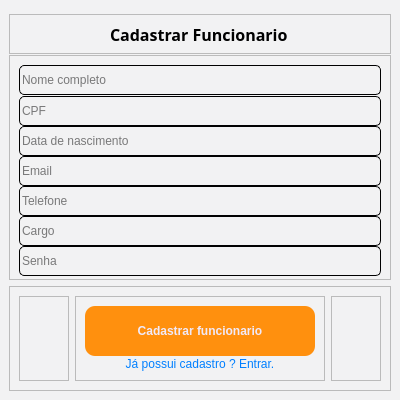
<?xml version="1.0" encoding="UTF-8"?>
<ui version="4.0">
 <class>MainWindow</class>
 <widget class="QMainWindow" name="MainWindow">
  <property name="geometry">
   <rect>
    <x>0</x>
    <y>0</y>
    <width>400</width>
    <height>400</height>
   </rect>
  </property>
  <property name="minimumSize">
   <size>
    <width>400</width>
    <height>400</height>
   </size>
  </property>
  <property name="maximumSize">
   <size>
    <width>400</width>
    <height>404</height>
   </size>
  </property>
  <property name="windowTitle">
   <string>MainWindow</string>
  </property>
  <property name="styleSheet">
   <string notr="true">background-color: rgb(242, 242, 243);</string>
  </property>
  <widget class="QWidget" name="centralwidget">
   <layout class="QVBoxLayout" name="verticalLayout">
    <item>
     <widget class="QFrame" name="login_cabecalho">
      <property name="minimumSize">
       <size>
        <width>0</width>
        <height>40</height>
       </size>
      </property>
      <property name="maximumSize">
       <size>
        <width>16777215</width>
        <height>30</height>
       </size>
      </property>
      <property name="frameShape">
       <enum>QFrame::StyledPanel</enum>
      </property>
      <property name="frameShadow">
       <enum>QFrame::Raised</enum>
      </property>
      <layout class="QHBoxLayout" name="horizontalLayout">
       <item>
        <widget class="QLabel" name="label">
         <property name="minimumSize">
          <size>
           <width>180</width>
           <height>0</height>
          </size>
         </property>
         <property name="maximumSize">
          <size>
           <width>100</width>
           <height>16777215</height>
          </size>
         </property>
         <property name="font">
          <font>
           <family>Noto Sans Georgian</family>
           <pointsize>12</pointsize>
           <weight>75</weight>
           <bold>true</bold>
          </font>
         </property>
         <property name="styleSheet">
          <string notr="true">QLabel{
text-align: center;
}</string>
         </property>
         <property name="text">
          <string>Cadastrar Funcionario</string>
         </property>
        </widget>
       </item>
      </layout>
     </widget>
    </item>
    <item>
     <widget class="QFrame" name="login_conteudo">
      <property name="maximumSize">
       <size>
        <width>16777215</width>
        <height>600</height>
       </size>
      </property>
      <property name="frameShape">
       <enum>QFrame::StyledPanel</enum>
      </property>
      <property name="frameShadow">
       <enum>QFrame::Raised</enum>
      </property>
      <layout class="QVBoxLayout" name="verticalLayout_3">
       <item>
        <widget class="QLineEdit" name="cadastro_lineEdit_nome_completo">
         <property name="minimumSize">
          <size>
           <width>0</width>
           <height>30</height>
          </size>
         </property>
         <property name="styleSheet">
          <string notr="true">border-width: 1px;
border-color: black;
border-style: solid;
display: inline-block;
border-radius: 5px;</string>
         </property>
         <property name="placeholderText">
          <string>Nome completo</string>
         </property>
        </widget>
       </item>
       <item>
        <widget class="QLineEdit" name="cadastro_lineEdit_cpf">
         <property name="minimumSize">
          <size>
           <width>0</width>
           <height>30</height>
          </size>
         </property>
         <property name="styleSheet">
          <string notr="true">border-width: 1px;
border-color: black;
border-style: solid;
display: inline-block;
border-radius: 5px;</string>
         </property>
         <property name="placeholderText">
          <string>CPF</string>
         </property>
        </widget>
       </item>
       <item>
        <widget class="QLineEdit" name="cadastro_lineEdit_data_nascimento">
         <property name="minimumSize">
          <size>
           <width>0</width>
           <height>30</height>
          </size>
         </property>
         <property name="styleSheet">
          <string notr="true">border-width: 1px;
border-color: black;
border-style: solid;
display: inline-block;
border-radius: 5px;</string>
         </property>
         <property name="placeholderText">
          <string>Data de nascimento</string>
         </property>
        </widget>
       </item>
       <item>
        <widget class="QLineEdit" name="cadastro_lineEdit_email">
         <property name="minimumSize">
          <size>
           <width>0</width>
           <height>30</height>
          </size>
         </property>
         <property name="styleSheet">
          <string notr="true">border-width: 1px;
border-color: black;
border-style: solid;
display: inline-block;
border-radius: 5px;</string>
         </property>
         <property name="placeholderText">
          <string>Email</string>
         </property>
        </widget>
       </item>
       <item>
        <widget class="QLineEdit" name="cadastro_lineEdit_telefone">
         <property name="minimumSize">
          <size>
           <width>0</width>
           <height>30</height>
          </size>
         </property>
         <property name="styleSheet">
          <string notr="true">border-width: 1px;
border-color: black;
border-style: solid;
display: inline-block;
border-radius: 5px;</string>
         </property>
         <property name="placeholderText">
          <string>Telefone</string>
         </property>
        </widget>
       </item>
       <item>
        <widget class="QLineEdit" name="cadastro_lineEdit_telefone_2">
         <property name="minimumSize">
          <size>
           <width>0</width>
           <height>30</height>
          </size>
         </property>
         <property name="styleSheet">
          <string notr="true">border-width: 1px;
border-color: black;
border-style: solid;
display: inline-block;
border-radius: 5px;</string>
         </property>
         <property name="placeholderText">
          <string>Cargo</string>
         </property>
        </widget>
       </item>
       <item>
        <widget class="QLineEdit" name="cadastro_lineEdit_senha">
         <property name="minimumSize">
          <size>
           <width>0</width>
           <height>30</height>
          </size>
         </property>
         <property name="styleSheet">
          <string notr="true">border-width: 1px;
border-color: black;
border-style: solid;
display: inline-block;
border-radius: 5px;</string>
         </property>
         <property name="placeholderText">
          <string>Senha</string>
         </property>
        </widget>
       </item>
      </layout>
     </widget>
    </item>
    <item>
     <widget class="QFrame" name="login_confirmacao">
      <property name="minimumSize">
       <size>
        <width>0</width>
        <height>105</height>
       </size>
      </property>
      <property name="maximumSize">
       <size>
        <width>16777215</width>
        <height>150</height>
       </size>
      </property>
      <property name="frameShape">
       <enum>QFrame::StyledPanel</enum>
      </property>
      <property name="frameShadow">
       <enum>QFrame::Raised</enum>
      </property>
      <layout class="QHBoxLayout" name="horizontalLayout_3">
       <item>
        <widget class="QFrame" name="frame">
         <property name="frameShape">
          <enum>QFrame::StyledPanel</enum>
         </property>
         <property name="frameShadow">
          <enum>QFrame::Raised</enum>
         </property>
        </widget>
       </item>
       <item>
        <widget class="QFrame" name="frame_2">
         <property name="minimumSize">
          <size>
           <width>250</width>
           <height>0</height>
          </size>
         </property>
         <property name="maximumSize">
          <size>
           <width>230</width>
           <height>16777215</height>
          </size>
         </property>
         <property name="frameShape">
          <enum>QFrame::StyledPanel</enum>
         </property>
         <property name="frameShadow">
          <enum>QFrame::Raised</enum>
         </property>
         <layout class="QVBoxLayout" name="verticalLayout_2">
          <item>
           <widget class="QPushButton" name="cadastro_pushButton_cadastrar">
            <property name="minimumSize">
             <size>
              <width>230</width>
              <height>50</height>
             </size>
            </property>
            <property name="maximumSize">
             <size>
              <width>230</width>
              <height>16777215</height>
             </size>
            </property>
            <property name="font">
             <font>
              <weight>75</weight>
              <bold>true</bold>
             </font>
            </property>
            <property name="cursor">
             <cursorShape>PointingHandCursor</cursorShape>
            </property>
            <property name="styleSheet">
             <string notr="true">QPushButton{
	border-radius: 10px;
	border-image: url(:/Close_Image/cil-x.png);
	background-position: center;
		
	color: rgb(240, 233, 249);
	background-color: rgb(255, 144, 14);
	
}
QPushButton:hover{
	
	
	background-color: rgb(207, 110, 0);
	color: rgb(240, 233, 249);
}
QPushButton:pressed{
	background-color: rgb(35, 35, 35);
	color: rgb(200, 200, 200);
}

</string>
            </property>
            <property name="text">
             <string>Cadastrar funcionario</string>
            </property>
           </widget>
          </item>
          <item>
           <widget class="QPushButton" name="pushButton_cadastro_entrar_login">
            <property name="maximumSize">
             <size>
              <width>300</width>
              <height>16777215</height>
             </size>
            </property>
            <property name="cursor">
             <cursorShape>PointingHandCursor</cursorShape>
            </property>
            <property name="styleSheet">
             <string notr="true">QPushButton{
	border-radius: 5px;
	border-image: url(:/Close_Image/cil-x.png);
	background-position: center;
	
	color: rgb(0,127,255);
}


</string>
            </property>
            <property name="text">
             <string>Já possui cadastro ? Entrar.</string>
            </property>
           </widget>
          </item>
         </layout>
        </widget>
       </item>
       <item>
        <widget class="QFrame" name="frame_3">
         <property name="frameShape">
          <enum>QFrame::StyledPanel</enum>
         </property>
         <property name="frameShadow">
          <enum>QFrame::Raised</enum>
         </property>
        </widget>
       </item>
      </layout>
     </widget>
    </item>
   </layout>
  </widget>
 </widget>
 <resources/>
 <connections/>
</ui>
